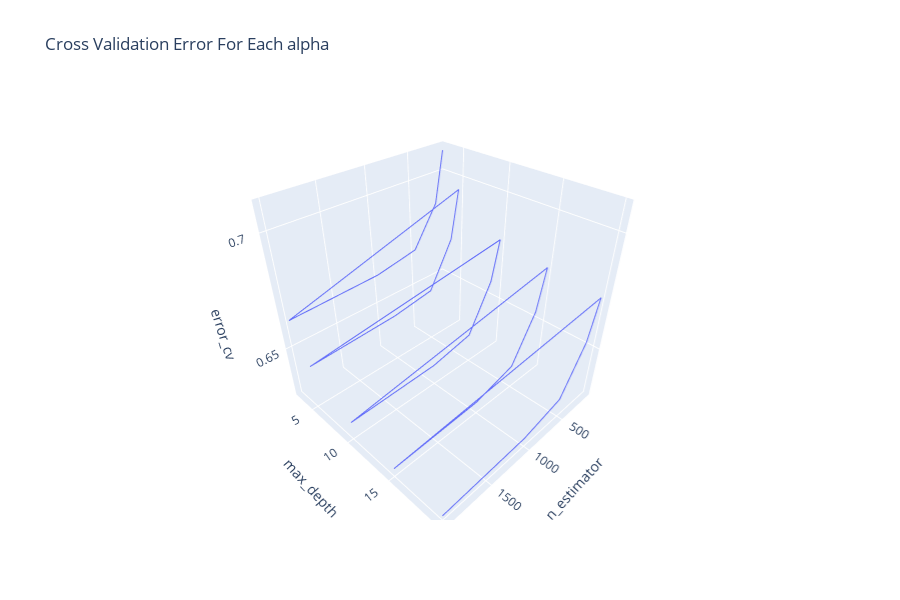

The code cell stored with this chart in its notebook:
### Markdown cell above
# <font color='blue'> Model 10 : Random Forest + BOW :</font>

### Code cell
import plotly.express as px

n_estimator = [100,200,500,1000,2000]
max_depth = [3,5,10,15,20]
cv_log_error_array = []
x_max_depth=[]
y_n_estimator=[]
for i in max_depth:
    for j in n_estimator:
        clf = RandomForestClassifier(n_estimators=i, criterion='gini', max_depth=j, random_state=42, n_jobs=-1)
        clf.fit(x_train_one_hot, y_train)
        sig_clf = CalibratedClassifierCV(clf, method="sigmoid")
        sig_clf.fit(x_train_one_hot,y_train)
        sig_clf_probs = sig_clf.predict_proba(x_cv_one_hot)
        cv_log_error_array.append(log_loss(y_cv, sig_clf_probs, labels=clf.classes_, eps=1e-15))
        print("for no of estimator = {} and max depth = {}  Log Loss is {} ".format(i,j,log_loss(y_cv, sig_clf_probs)))
        x_max_depth.append(i)
        y_n_estimator.append(j)

df = pd.DataFrame({'n_estimator': y_n_estimator, "max_depth":x_max_depth,'error_cv': cv_log_error_array })
fig = px.line_3d(df, x="n_estimator", y="max_depth",z='error_cv',title="Cross Validation Error For Each alpha")
fig.show()

best_index = np.argmin(cv_log_error_array)
clf = RandomForestClassifier(n_estimators=y_n_estimator[best_index], criterion='gini', max_depth=x_max_depth[best_index], random_state=42, n_jobs=-1)
clf.fit(x_train_one_hot, y_train)
sig_clf = CalibratedClassifierCV(clf, method="sigmoid")
sig_clf.fit(x_train_one_hot, y_train)
predict_y = sig_clf.predict_proba(x_train_one_hot)
print('For values of best n_estimator= ', y_n_estimator[best_index],'For values of best max_depth= ', x_max_depth[best_index], "The train log loss is:",log_loss(y_train, predict_y, labels=clf.classes_, eps=1e-15))
predict_y = sig_clf.predict_proba(x_cv_one_hot)
print('For values of best n_estimator= ', y_n_estimator[best_index],'For values of best max_depth= ', x_max_depth[best_index] ,"The cross validation log loss is:",log_loss(y_cv, predict_y, labels=clf.classes_, eps=1e-15))
predict_y = sig_clf.predict_proba(x_test_one_hot)
print('For values of best n_estimator= ', y_n_estimator[best_index],'For values of best max_depth= ', x_max_depth[best_index], "The test log loss is:",log_loss(y_test, predict_y, labels=clf.classes_, eps=1e-15))

### Figure 1 — Plotly figure (JSON) as saved in the notebook; plotly's stock layout.template omitted (floating-point values rounded to 4 significant figures)
{"data": [{"hoverlabel": {"namelength": 0}, "hovertemplate": "n_estimator=%{x}<br>max_depth=%{y}<br>error_cv=%{z}", "legendgroup": "", "line": {"color": "#636efa", "dash": "solid"}, "mode": "lines", "name": "", "scene": "scene", "showlegend": false, "type": "scatter3d", "x": [100, 200, 500, 1000, 2000, 100, 200, 500, 1000, 2000, 100, 200, 500, 1000, 2000, 100, 200, 500, 1000, 2000, 100, 200, 500, 1000, 2000], "y": [3, 3, 3, 3, 3, 5, 5, 5, 5, 5, 10, 10, 10, 10, 10, 15, 15, 15, 15, 15, 20, 20, 20, 20, 20], "z": [0.7092, 0.6869, 0.669, 0.6653, 0.6638, 0.6948, 0.6729, 0.6519, 0.6489, 0.6469, 0.68, 0.6618, 0.6398, 0.6357, 0.6344, 0.6768, 0.6578, 0.6367, 0.6313, 0.6297, 0.674, 0.6557, 0.6347, 0.6299, 0.628]}], "layout": {"height": 600, "legend": {"tracegroupgap": 0}, "scene": {"domain": {"x": [0, 0.98], "y": [0, 1]}, "xaxis": {"title": {"text": "n_estimator"}}, "yaxis": {"title": {"text": "max_depth"}}, "zaxis": {"title": {"text": "error_cv"}}}, "title": {"text": "Cross Validation Error For Each alpha"}}}
